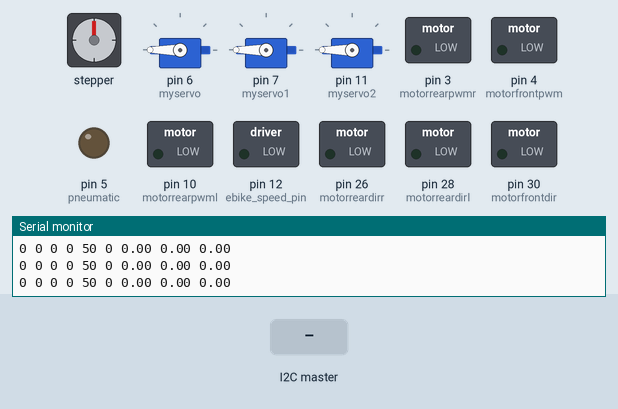
Recording of a sketch running on a simulated Arduino Mega 2560, built with avr-gcc and run on an emulated ATmega2560. Shown: stepper motor, 3 × servo, switched loads named in the sketch (green lamp = pin HIGH), output pins drawn as LEDs (lit = HIGH), the last lines printed to the serial monitor. Wiring (inferred from the names in the program): stepper motor driver (200 steps per turn assumed): step pin 29; direction pin 25; enable pin 27. Inputs (shaded band) come from the test bench.

Above: at 1.2 s.
1.3 s: the I2C master sends the byte 90
At 2.6 s:
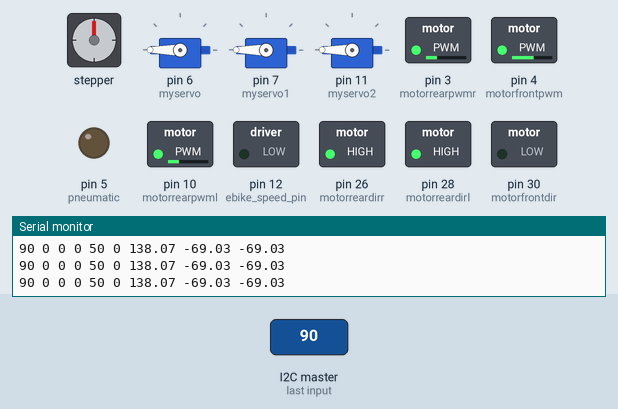
3.1 s: the I2C master sends the byte 1
At 3.8 s:
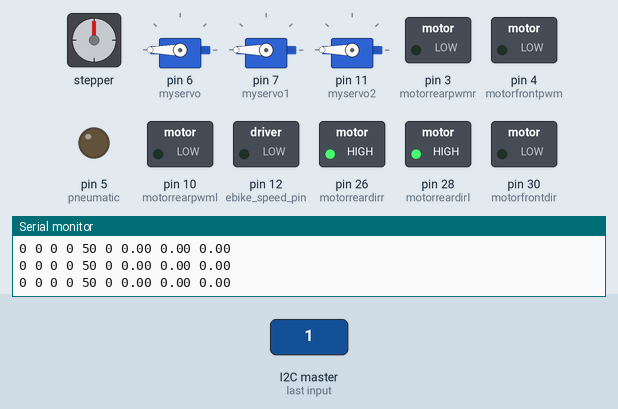
4.8 s: the I2C master sends the byte 200
At 6.2 s:
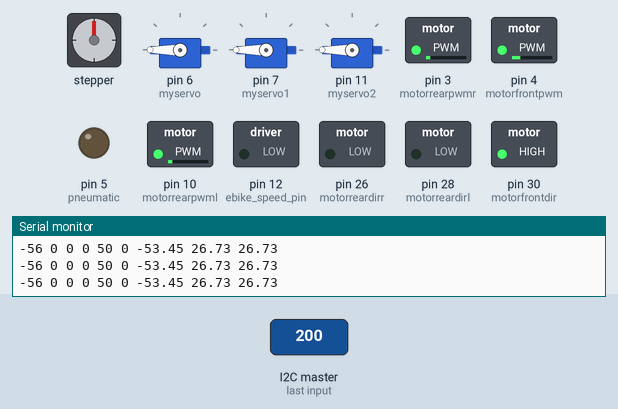
6.5 s: the I2C master sends the byte 0
At 7.8 s:
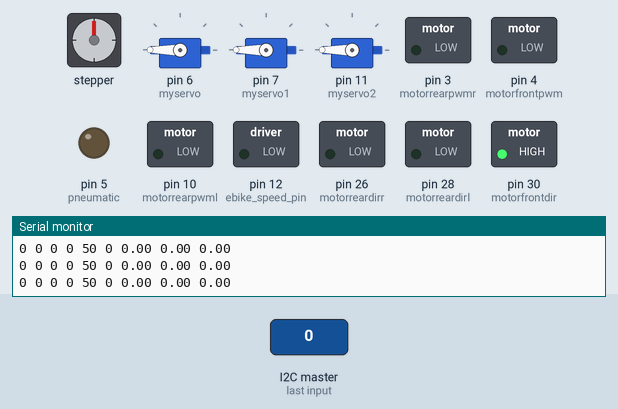
Timing chart, 0 to 9.1 s (numbered marks = the images above; inputs shaded):
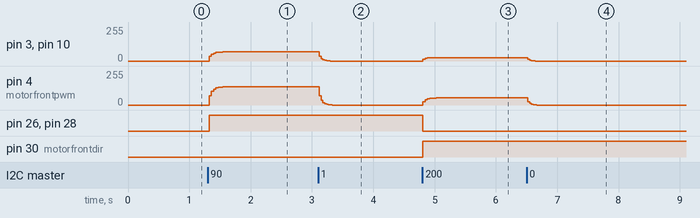

The sketch:

arduino_stage_2.ino
```cpp
#include <math.h>
#include <Wire.h>
#include <HardwareSerial.h>
#define pi 3.1415926535
#include <Servo.h>
Servo myservo;
Servo myservo1;
Servo myservo2;
int motorfrontdir = 30;
int motorfrontpwm = 4;
int motorreardirl = 28;
int motorrearpwml = 10;
int motorreardirr = 26;
int motorrearpwmr = 3;

// stepper pinouts
int dirPin = 25;
int enaPin = 27;
int stepPin = 29;
#define l0 0.3
double wfl, wfr, wrl, wrr, wz;
const double r = 75;
double target_wf = 0, target_wrl = 0, target_wrr = 0;
double current_wf = 0, current_wrl = 0, current_wrr = 0;
const double decelerationRate = 2.0;
double w;
double rL, thetaL, rR, thetaR;
const int deadzone = 40;
// int lx, ly, rx, ry, up, down, left, right, tri, squ, circle, cross, l1, l2, r1, r2;
int8_t lx, ly, rx, ry, up, down, left, right, tri, squ, circle, cross, l1, l2, r1, r2;
int indexA, indexB, indexC, indexD, indexE, indexF, indexG, indexH, indexI, indexJ, indexK, indelx, indexM, indexN, indexO, indexP;
String data1, data2, data3, data4, data5, data6, data7, data8, data9, data10, data11, data12, data13, data14, data15, data16;
String datain;

//ebike
//const int ebike_dir_pin = 50;
//const int ebike_speed_pin = 7;
const int ebike_dir_pin = 24;
const int ebike_speed_pin = 12;
int shooting = 0;
int dribbling = 0;
int32_t drib_speed = 50;
int32_t shoot_speed = 92;

//pneumatic
const int pneumatic = 5;
// const int pneumatic = 40;
static int pneumatic_open = 0;

static int prev_circle = 0;
static int prev_tri = 0;
static int prev_cro = 0;
static int prev_squ = 0;
static int prev_l1 = 0;
static int prev_r1 = 0;
static int prev_l2 = 0;
static int prev_r2 = 0;
static int prev_up = 0;
static int prev_down = 0;


// servo
int servoState = 0;

// stepper
// int angle = 30;

// int STEPS = angle / 0.3;


// static uint32_t last_step_time = 0;
// static uint32_t last_step_time1 = 0;
// static int step_state = 0;
// static int step_state1 = 0;
// static int direction = 1;
// int step_delay = 1;
// int step_delay1 = 1;
// static int stepper_running = 0;
// static int stepper_running1 = 0;
// uint32_t target_steps = 0;
// uint32_t current_steps = 0;

void setup() {
  Serial.begin(9600);
  // Serial2.begin(500000);
  Wire.begin(8);
  Wire.onReceive(receiveEvent);
  pinMode(motorfrontpwm, OUTPUT);
  pinMode(motorfrontdir, OUTPUT);
  pinMode(motorrearpwml, OUTPUT);
  pinMode(motorreardirl, OUTPUT);
  pinMode(motorrearpwmr, OUTPUT);
  pinMode(motorreardirr, OUTPUT);
  pinMode(pneumatic, OUTPUT);
  pinMode(dirPin, OUTPUT);
  pinMode(enaPin, OUTPUT);
  pinMode(stepPin, OUTPUT);
  myservo.attach(6);
  myservo1.attach(7);
  myservo2.attach(11);
  // myservo.write(90);
  // myservo1.write(90);
  // myservo2.write(90);
}
void receiveEvent(int bytes) {
  while (Wire.available()) {
    lx = Wire.read();
    ly = Wire.read();
    rx = Wire.read();
    ry = Wire.read();
    tri = Wire.read();
    circle = Wire.read();
    cross = Wire.read();
    squ = Wire.read();
    l1 = Wire.read();
    r1 = Wire.read();
    l2 = Wire.read();
    r2 = Wire.read();
    up = Wire.read();
    down = Wire.read();
    right = Wire.read();
    left = Wire.read();

    // Serial.println("Recevied!");
    wz = rx;
    if (abs(lx) < deadzone) lx = 0;
    // else lx = (lx > 0) ? lx - deadzone : lx + deadzone;

    if (abs(ly) < deadzone) ly = 0;
    // else ly = (ly > 0) ? ly - deadzone : ly + deadzone;

    if (abs(rx) < deadzone) rx = 0;
    // else rx = (rx > 0) ? rx - deadzone : rx + deadzone;

    if (abs(ry) < deadzone) ry = 0;
    // else ry = (ry > 0) ? ry - deadzone : ry + deadzone;
    rL = sqrt(lx * lx + ly * ly);
    thetaL = atan2(lx, ly);
    rR = sqrt(rx * rx + ry * ry);
    thetaR = atan2(ry, rx);
  }
}
void loop() {
  // fetch_data();
  // parse_data(datain);
  // ps_print();
  compute3wheel();
  applyDeceleration();
  Serial.print(lx);
  Serial.print(" ");
  Serial.print(ly);
  Serial.print(" ");
  Serial.print(rx);
  Serial.print(" ");
  Serial.print(ry);
  Serial.print(" ");
  Serial.print(drib_speed);
  Serial.print(" ");
  // Serial.print(ebike_running);
  // Serial.print(" ");
  Serial.print(pneumatic_open);
  Serial.print(" ");
  Serial.print(target_wf);
  Serial.print(" ");
  Serial.print(target_wrl);
  Serial.print(" ");
  Serial.println(target_wrr);


  // Servo

  if (up == 1 && !prev_up) {
    servoState = 1;
  }
  if (down == 1 && !prev_down) {
    servoState = 0;
  }

  prev_up = up;
  prev_down = down;

  if (servoState) {
    myservo.write(90);

    myservo1.write(90);

    myservo2.write(90);
  } else {
    myservo.write(180);
    myservo1.write(180);
    myservo2.write(180);
  }

  /* Stepper */
  // digitalWrite(dirPin,
  //              direction ? HIGH : LOW);

  // if (l1 == 1 && !prev_l1) {  // l1 button pressed
  //   direction = 1;            // Set to Anti-clockwise
  //   stepper_running = 1;
  //   target_steps = STEPS;
  //   digitalWrite(enaPin, LOW);
  // }
  // if (r1 == 1 && !prev_r1) {  // r1 button pressed
  //   direction = 0;            // Set to Clockwise
  //   stepper_running = 1;
  //   target_steps = STEPS;
  //   digitalWrite(enaPin, LOW);
  // }
  // if (circle == 1 && !prev_circle) {
  //   stepper_running = 0;
  //   stepper_running1 = 0;
  //   current_steps = 0;
  //   digitalWrite(enaPin, HIGH);
  // }
  // prev_l1 = l1;
  // prev_r1 = r1;
  // prev_circle = circle;

  // if (stepper_running && (millis() - last_step_time) >= step_delay
  //     && current_steps < target_steps) {
  //   last_step_time = millis();  // Update last step time

  //   if (step_state == 0) {
  //     digitalWrite(stepPin, HIGH);  // Step HIGH
  //     step_state = 1;
  //     current_steps++;
  //   } else {
  //     digitalWrite(stepPin, LOW);  // Step LOW
  //     step_state = 0;
  //   }
  // }

  // // Stop when target steps are reached
  // if (current_steps >= target_steps) {
  //   stepper_running = 0;
  //   current_steps = 0;
  //   digitalWrite(enaPin, HIGH);
  // }


  /* Dribbling */
  if (tri == 1 && !prev_tri) {
    dribbling = 1;
  }
  if (cross == 1 && !prev_cro) {  // cro button pressed
    dribbling = 0;
  }
  if (l2 == 1 && !prev_l2) {
    drib_speed -= 2;  //62 speed for passing 50 for dribbling
  }
  if (r2 == 1 && !prev_r2) {
    drib_speed += 2;
  }
  if (drib_speed < 0) {
    drib_speed = 0;
  }
  if (drib_speed > 100) {
    drib_speed = 100;
  }

  prev_tri = tri;
  prev_cro = cross;
  prev_l2 = l2;
  prev_r2 = r2;
  //for dribbling
  if (dribbling) {
    // Serial.println("Ebike running");
    // int speed = map(drib_speed, 0, 100, 0, 255);  //rpm 2000 test
    int speed = (drib_speed * 255) / 100;
    digitalWrite(ebike_dir_pin, LOW);
    analogWrite(ebike_speed_pin, speed);
  } else {
    analogWrite(ebike_speed_pin, 0);
  }
  // pneumatics
  if (squ == 1) {
    pneumatic_open = 1;
  } else {
    pneumatic_open = 0;
  }
  //		prev_squ = squ;
  if (pneumatic_open) {
    Serial.println("Pnematic open");
    digitalWrite(pneumatic, HIGH);
  } else {
    digitalWrite(pneumatic, LOW);
  }
}

// void compute3wheel() {
//   // Calculate joystick-based velocities
//   const double theta = -30 * pi / 180;
//   double lx_rotated = lx * cos(theta) - ly * sin(theta);
//   double ly_rotated = lx * sin(theta) + ly * cos(theta);
//   double vx = ly_rotated;
//   double vy = lx_rotated;
//   w = rx;
//   double speedFactorL = 3 * (rL / 88 + rR / 88) / 2;
//   // Modify wheel velocities to include yaw correction
//   target_wf = ((-0.5 * vx) + (sqrt(3) / 2) * vy + l0 * w) * speedFactorL;
//   target_wrr = ((-0.5 * vx) - (sqrt(3) / 2) * vy + l0 * w) * speedFactorL;
//   target_wrl = (vx + l0 * w) * speedFactorL;
//   // target_wf=(-0.866*vx + (1/2)*vy + l0*w)*speedFactorL;
//   // target_wrr = (0.866*vx + (1/2)*vy + l0*w)*speedFactorL;
//   // target_wrl = (-vx + l0*w)*speedFactorL;
//   // Constrain target wheel speeds
//   target_wf = constrain(target_wf, -170, 170);
//   target_wrr = constrain(target_wrr, -170, 170);
//   target_wrl = constrain(target_wrl, -170, 170);
// }

// void applyDeceleration() {
//   // Gradually approach target speeds for each wheel
//   current_wf += (target_wf - current_wf) / decelerationRate;
//   current_wrl += (target_wrl - current_wrl) / decelerationRate;
//   current_wrr += (target_wrr - current_wrr) / decelerationRate;

//   // Serial.print("wf =");
//   // Serial.print(current_wf);
//   // Serial.print("wrr =");
//   // Serial.print(current_wrr);
//   // Serial.print("wrl =");
//   // Serial.println(current_wrl);

//   // Update motor directions a000000.nd speeds based on decelerated values
//   if (current_wf >= 0) {
//     digitalWrite(motorfrontdir, LOW);
//     analogWrite(motorfrontpwm, current_wf);
//   } else {
//     digitalWrite(motorfrontdir, HIGH);
//     analogWrite(motorfrontpwm, -current_wf);
//   }

//   if (current_wrl >= 0) {
//     digitalWrite(motorreardirl, LOW);
//     analogWrite(motorrearpwml, current_wrl);
//   } else {
//     digitalWrite(motorreardirl, HIGH);
//     analogWrite(motorrearpwml, -current_wrl);
//   }

//   if (current_wrr >= 0) {
//     digitalWrite(motorreardirr, LOW);
//     analogWrite(motorrearpwmr, current_wrr);
//   } else {
//     digitalWrite(motorreardirr, HIGH);
//     analogWrite(motorrearpwmr, -current_wrr);
//   }
// }

void compute3wheel() {
  // Calculate joystick-based velocities
  const double theta = -30 * pi / 180;
  double lx_rotated = lx * cos(theta) - ly * sin(theta);
  double ly_rotated = lx * sin(theta) + ly * cos(theta);
  double vx = ly_rotated;
  double vy = lx_rotated;
  w = rx;
 double speedFactorL = 3*(rL/88+rR/88)/2;
    // Modify wheel velocities to include yaw correction
    target_wf = ((-0.5*vx) + (sqrt(3)/2)*vy + l0*w) * speedFactorL;
    target_wrr = ((-0.5*vx)-(sqrt(3)/2)*vy + l0*w) * speedFactorL;
    target_wrl = (vx+l0*w) * speedFactorL;
    // target_wf=(-0.866*vx + (1/2)*vy + l0*w)*speedFactorL;
    // target_wrr = (0.866*vx + (1/2)*vy + l0*w)*speedFactorL;
    // target_wrl = (-vx + l0*w)*speedFactorL;
    // Constrain target wheel speeds
    target_wf = constrain(target_wf, -170, 170);
    target_wrr = constrain(target_wrr, -170,170);
    target_wrl = constrain(target_wrl, -170, 170);
}

void applyDeceleration() {
    // Gradually approach target speeds for each wheel
    current_wf += (target_wf-current_wf)/decelerationRate;
    current_wrl += (target_wrl-current_wrl)/decelerationRate;
    current_wrr += (target_wrr-current_wrr)/decelerationRate;

    // Serial.print("wf =");
    // Serial.print(current_wf);
    // Serial.print("wrr =");
    // Serial.print(current_wrr);
    // Serial.print("wrl =");
    // Serial.println(current_wrl);

    // Update motor directions a000000.nd speeds based on decelerated values
    if (current_wf >= 0) {
        digitalWrite(motorfrontdir, LOW);
        analogWrite(motorfrontpwm, current_wf);
    } else {
        digitalWrite(motorfrontdir, HIGH);
        analogWrite(motorfrontpwm, -current_wf);
    }

    if (current_wrl >= 0) {
        digitalWrite(motorreardirl, LOW);
        analogWrite(motorrearpwml, current_wrl);
    } else {
        digitalWrite(motorreardirl, HIGH);
        analogWrite(motorrearpwml, -current_wrl);
    }

    if (current_wrr >= 0) {
        digitalWrite(motorreardirr, LOW);
        analogWrite(motorrearpwmr, current_wrr);
    } else {
        digitalWrite(motorreardirr, HIGH);
        analogWrite(motorrearpwmr, -current_wrr);
    }
}
```

Measured:
- after the input at 1.3 s, pin 3 (motorrearpwmr), pin 10 (motorrearpwml): 0/255 → 68/255 at once, → 69/255 0.37 s later; pin 4 (motorfrontpwm): moves from 0/255 to 138/255 over 0.37 s, starting at once; pin 26 (motorreardirr), pin 28 (motorreardirl): LOW → HIGH at once
- after the input at 3.1 s, pin 3 (motorrearpwmr), pin 10 (motorrearpwml): 69/255 → 0/255 at once; pin 4 (motorfrontpwm): 138/255 → 0/255 at once
- after the input at 4.8 s, pin 3 (motorrearpwmr), pin 10 (motorrearpwml): 0/255 → 25/255 at once, → 26/255 0.18 s later; pin 4 (motorfrontpwm): 0/255 → 53/255 at once; pin 26 (motorreardirr), pin 28 (motorreardirl): HIGH → LOW at once; pin 30 (motorfrontdir): LOW → HIGH at once
- after the input at 6.5 s, pin 3 (motorrearpwmr), pin 10 (motorrearpwml): 26/255 → 0/255 at once; pin 4 (motorfrontpwm): 53/255 → 0/255 at once
